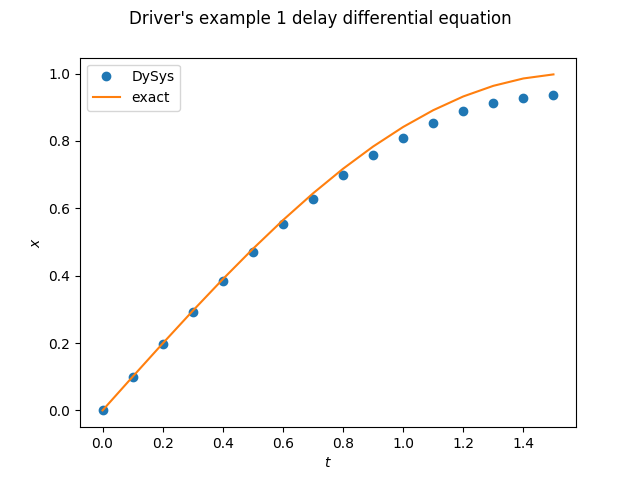

The script that saved this image:
#!/usr/bin/env python

"""Example 1 from Driver (1978, p. 215)

as a first example of numerical solution of a differential-difference
equation for DySys#32.

:author: G. D. McBain <gmcbain>

:created: 2018-02-15

"""

from itertools import dropwhile
from os.path import extsep
from typing import Any, List, Optional, Tuple

import attr
from toolz import compose, last

from matplotlib.pyplot import subplots
import numpy as np
from pandas import Series

from dysys import DySys


@attr.s(frozen=True)
class Driver(DySys):
    r = attr.ib(type=float)

    def step(self,
             t: float,
             h: float,
             y: List[Tuple[float, float]],
             d: Optional[Any]=None) -> List[Tuple[float, float]]:
        t1 = t + h
        y1 = list(dropwhile(lambda tx: tx[0] < t1 - self.r,
                            y))
        return y1 + [(t1, y1[-1][1] - h * y1[0][1])]


def main(name: str,
         h: float=0.1) -> None:

    r = np.pi / 2
    t = np.linspace(-r, 0)
    y = list(zip(t, np.sin(t)))
    print(y)
    driver = Driver(r)

    history = Series({t: compose(last, last)(y)
                      for t, y, _
                      in driver.march_till(r, h, y)})
    print(history)

    fig, ax = subplots()
    fig.suptitle("Driver's example 1 delay differential equation")
    ax.plot(history.index, np.sin(history.index), label='exact')
    history.plot(ax=ax, linestyle='None', marker='o', label='DySys')
    ax.legend()
    ax.set_xlabel('$t$')
    ax.set_ylabel('$x$')
    fig.savefig(extsep.join([name, 'png']))


if __name__ == '__main__':

    from os.path import basename, splitext
    from sys import argv

    main(splitext(basename(argv[0]))[0])
